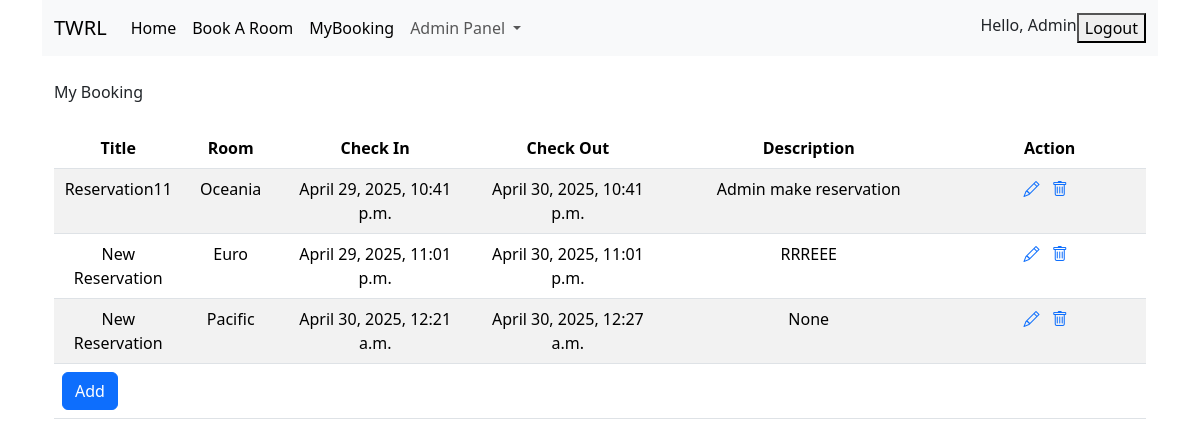
The app's page /mybookinglist/ (signed in) with its own data.
### TWRL/models.py (models this page shows, shortened)
class BaseModel(models.Model):
    created_at = models.DateTimeField(auto_now_add=True)
    updated_at = models.DateTimeField(auto_now=True)
    class Meta:
        abstract = True

class Reservation(BaseModel):
    client = models.ForeignKey(User, on_delete=models.CASCADE, related_name='client')
    creator = models.ForeignKey(User, on_delete=models.CASCADE, related_name='creator', null=True, blank=True)
    title = models.CharField(default="New Reservation", max_length=255) #reservation title for display
    room = models.ForeignKey(Room, on_delete=models.CASCADE, related_name='room')
    check_in_datetime = models.DateTimeField()
    check_out_datetime = models.DateTimeField()
    desc = models.CharField(max_length=255, null=True, blank=True)

class Room(BaseModel):
    title = models.CharField(max_length=255)
    room_number = models.IntegerField(unique=True, null=True)
    desc = models.CharField(max_length=255)
    def __str__(self):
        return self.title

### TWRL/views.py (the view)
# urls.py: path("mybookinglist/", MyBookingList.as_view(), name='my_booking_list'),
class MyBookingList(ListView):
    model = Reservation
    template_name = 'my_booking_list.html'
    def get_queryset(self):
        return Reservation.objects.filter(client=self.request.user).order_by('check_in_datetime')

### Templates/my_booking_list.html (shortened to what this page needs)
{% extends 'BASE.html' %}
{% block lnk %}
<link rel="stylesheet" href="https://cdn.jsdelivr.net/npm/bootstrap-icons@1.11.1/font/bootstrap-icons.css">
{% endblock %}
{% block content %}
	<div class="container">
        <div class="row">
                <div class="mt-4">
                    My Booking
                </div>
            <div class="col-12 text-center">
                <table class="table table-striped mt-4" >
                    <thead>
                        <tr>
                            <th scope="col">Title</th>
                            <th scope="col">Room</th>
                            <th scope="col">Check In</th>
                            <th scope="col">Check Out</th>
                            <th scope="col">Description</th>
                            <th scope="col">Action</th>
                        </tr>
                    </thead>
                    <tbody>
                        {% for rsv in object_list %}
                            <tr>
                                <td class="col-sm-1">{{ rsv.title }}</td>
                                <td class="col-sm-1">{{ rsv.room }}</td>
                                <td class="col-sm-2">{{ rsv.check_in_datetime }}</td>
                                <td class="col-sm-2">{{ rsv.check_out_datetime }}</td>
                                <td class="col-sm-3">{{ rsv.desc }}</td>
                                <td class="col-sm-2">
                                    <a href="{% url 'my_booking_detail' rsv.id %}" class="primary"><i class="bi bi-pencil me-2"></i></a>
                                    <a href="{% url 'my_booking_delete' rsv.id %}" class="danger"><i class="bi bi-trash me-2"></i></a>
                                </td>
                            </tr>
                        {% endfor %}
                            <tr>
                                <td colspan="6" style="text-align: left;">
                                    <a href="{% url 'my_booking_create' %}" class="btn btn-primary"> Add </a>
                                </td>
                            </tr>
                    </tbody>
                </table>
            </div>
        </div>
    </div>
{% endblock %}

### Templates/BASE.html (shortened to what this page needs)
<!DOCTYPE html>
<html lang="en">
<head>
    <link href="https://cdn.jsdelivr.net/npm/bootstrap@5.3.3/dist/css/bootstrap.min.css" rel="stylesheet"
>
    {% load static %}
    <link rel="stylesheet" href="{% static 'css/css.css' %}"/>
    {% block lnk %}
    {% endblock %}
</head>
<body>
<div class="container">
    <nav class="navbar navbar-expand-lg bg-body-tertiary">
        <div class="container-fluid">
            <a class="navbar-brand" href="#">TWRL</a>
            <div class="collapse navbar-collapse" id="navbarSupportedContent">
                <ul class="navbar-nav me-auto mb-2 mb-lg-0">
                    <li class="nav-item">
                        <a class="nav-link active" aria-current="page" href="{% url 'index' %}">Home</a>
                    </li>
                    {% if user.is_authenticated %}
                    <li class="nav-item">
                        <a class="nav-link active" aria-current="page" href="{% url 'booking_step1' %}">Book A Room</a>
                    </li>
                    <li class="nav-item">
                        <a class="nav-link active" aria-current="page" href="{% url 'my_booking_list' %}">MyBooking</a>
                    </li>
                        {% if user.is_superuser %}
                    <li class="nav-item dropdown">
                        <a class="nav-link dropdown-toggle" href="#" role="button" data-bs-toggle="dropdown"
                           aria-expanded="false">
                            Admin Panel
                        </a>
                    </li>
                            {% endif %}
                    {% endif %}
                </ul>
                <ul class="navbar-nav ">
                    {% if user.is_authenticated %}
                        <li class="nav-item">Hello, {{ user.first_name }} {{ user.last_name }} </li>
                        <li class="nav-item d-flex" >
                            <form class="d-flex" action="{% url 'logout' %}" method="POST">
                                <button type="submit">Logout</button>
                            </form>
                        </li>
                    {% endif %}
                </ul>
            </div>
        </div>
    </nav>
</div>
<div class="container">
{% block content %}{% endblock %}
</div>
</body>
</html>

### records on screen
Reservation: title "Reservation11", room "Oceania", check_in_datetime "April 29, 2025, 10:41 p.m.", check_out_datetime "April 30, 2025, 10:41 p.m.", desc "Admin make reservation"
Reservation: title "New Reservation", room "Euro", check_in_datetime "April 29, 2025, 11:01 p.m.", check_out_datetime "April 30, 2025, 11:01 p.m.", desc "RRREEE"
Reservation: title "New Reservation", room "Pacific", check_in_datetime "April 30, 2025, 12:21 a.m.", check_out_datetime "April 30, 2025, 12:27 a.m.", desc "None"

### other values on screen
{{ user.first_name }} "Admin"
